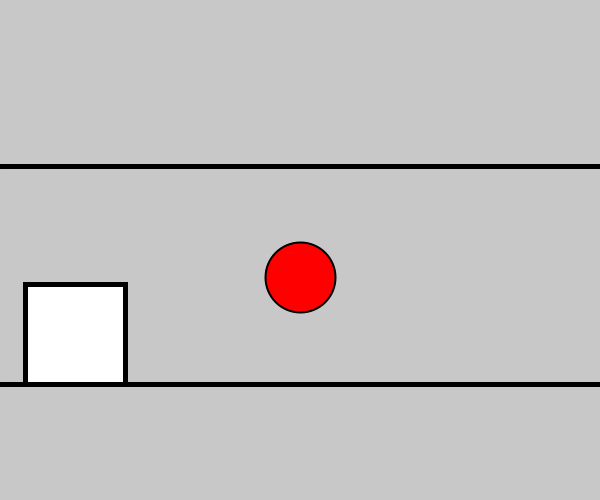
Frame 1 (no input)
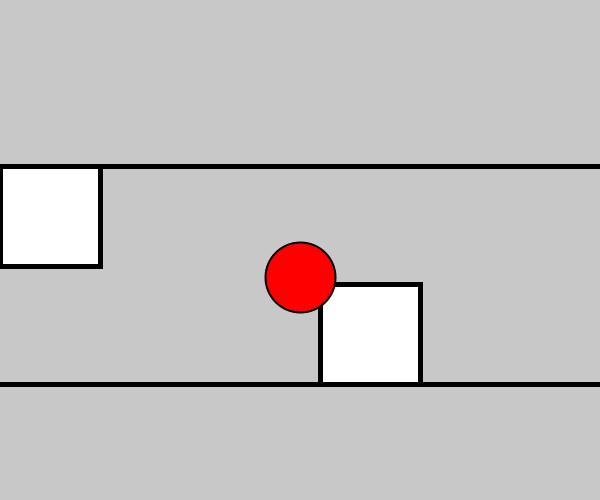
Frame 60 (the mouse pressed at the canvas centre just before this capture)
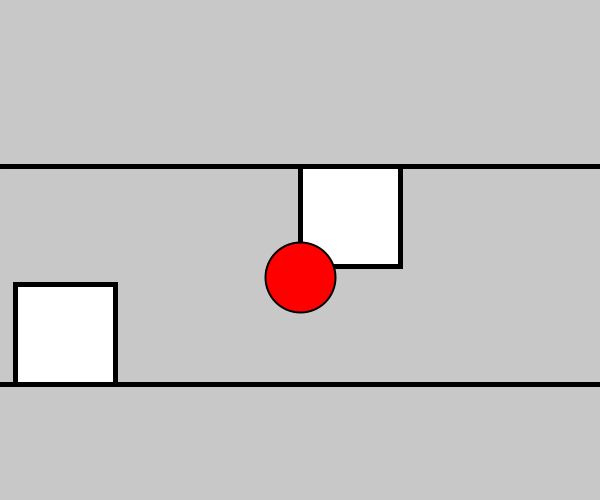
Frame 120 (the mouse held since frame 60 and released just before this capture)

The Processing sketch that drew these frames (run headless with seeded random() and noise(); from frame 60 on, the mouse is pressed at the canvas centre):

// Processing sketch: processing_74386
// ── processing_74386.pde

int c=100;
int xPos1= 20;
int xPos2= -300;
int dirX1= 5;
int dirY1= 0;
int d= 70;
int yPos1= 277;
int a=167;
int b=384;

void setup() {

  size(600, 500);
  noCursor();
}

void draw() {

  background(200);

  //campo da gioco
  strokeWeight(5);
  line(0, height/1.3, width, height/1.3);
  line(0, height/3, width, height/3);


  //ostacolo 1
  xPos1=xPos1+dirX1;
  fill(255);
  rect(xPos1, height/1.76, c, c);

  if (xPos1 > width) {
    xPos1=0;
  }

  //ostacolo 2
  xPos2=xPos2+dirX1;
  rect(xPos2, height/3, c, c);

  if (xPos2 > width) {
    xPos2=0;
  }

  //pallina
  fill(255, 0, 0);
  strokeWeight(2);
  ellipse(width/2, yPos1, d, d);

  yPos1 = yPos1 + dirY1;

  //top border
  if (yPos1 < height/3 + d/2) {
    yPos1=height/3 + d/2;
  }
  
  //bottom border
  if (yPos1 > b - d/2) {
    yPos1=b - d/2;
  }
}

void keyPressed() {

  if (keyCode == UP) {
    dirY1 = -4;
  } 
  if (keyCode == DOWN) {
    dirY1 = 4;
  }
}

void keyReleased() {
  dirY1 = 0;
}
